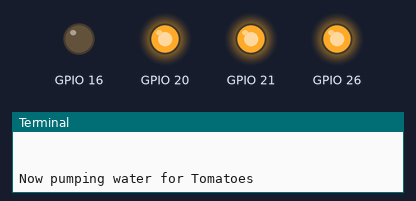
A program run on a simulated Raspberry Pi (BCM pin numbers). On the bench: output pins drawn as LEDs (lit = HIGH), the last lines printed to the terminal. At 28.0 s the program stops and its outputs stay as they are.

Above: at 0.1 s.
At 5.1 s:
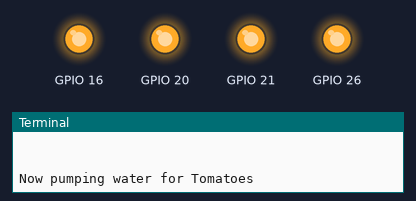
At 7.1 s:
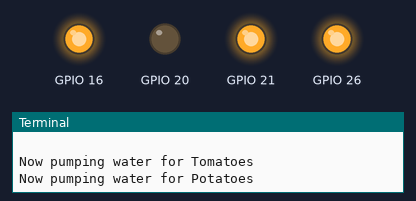
At 14.1 s:
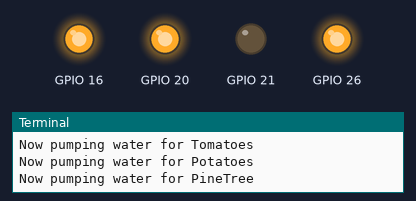
At 21.1 s:
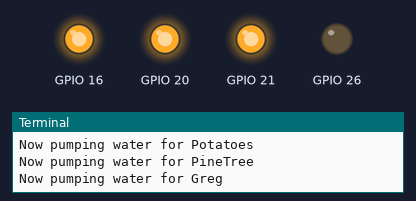
At 28.1 s:
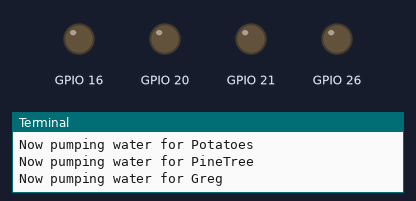
Timing chart, 0 to 29.5 s (numbered marks = the images above):
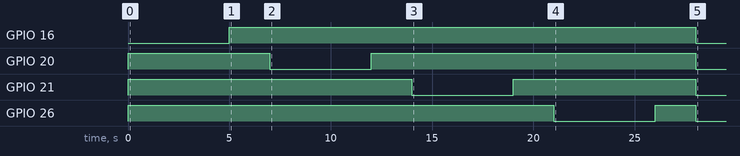

Measured:
- by itself, GPIO 16: LOW → HIGH at 5.0 s, → LOW 23.0 s later
- by itself, GPIO 20: LOW → HIGH at 0.00 s, → LOW 7.0 s later, → HIGH 5.0 s later, → LOW 16.0 s later
- by itself, GPIO 21: LOW → HIGH at 0.00 s, → LOW 14.0 s later, → HIGH 5.0 s later, → LOW 9.0 s later
- by itself, GPIO 26: LOW → HIGH at 0.00 s, → LOW 21.0 s later, → HIGH 5.0 s later, → LOW 2.0 s later

The program:

pumptest.py
```python
# Script to only test pumps, based on the main program configuration.
# Runs each pump for 5 seconds.

import RPi.GPIO as GPIO
import time


# Load configuration
sensor_power_gpio = 0

try:
    with open('config.txt', 'r') as f:
        config_data = f.readlines()
except:
    print('Error reading configuration file (config.txt)')
    sys.exit()

plants = []
for configline in config_data:
    config = configline.split(';')
    # create plants (dictionaries) based on the configuration file. A plant contains its name, its moisture sensor number, and its water pump number. The numbers are GPIO (BCM) pin numbers.
    if config[0] == 'Plant':
        plant_name = config[1]
        sensor_gpio = int(config[2])
        pump_gpio = int(config[3].rstrip())
        plant = {'name':plant_name, 'sensor_gpio':sensor_gpio, 'pump_gpio':pump_gpio}
        plants.append(plant)
    if config[0] == 'Sensor_power_gpio':
        sensor_power_gpio = int(config[1].rstrip())

print('Plants:')
for plant in plants:
    print(F"{plant['name']}: \tsensor {plant['sensor_gpio']}, \tpump {plant['pump_gpio']}")

# initialize and set each pump to off (GPIO.HIGH)
print("\n\n")

GPIO.setmode(GPIO.BCM)
for plant in plants:
    gpionumber = int(plant['pump_gpio'])
    GPIO.setup(gpionumber,GPIO.OUT)
    GPIO.output(gpionumber,GPIO.HIGH)

for plant in plants:
    gpionumber = int(plant['pump_gpio'])
    print(F"Now pumping water for {plant['name']}")
    GPIO.output(gpionumber,GPIO.LOW)
    time.sleep(5)
    GPIO.output(gpionumber,GPIO.HIGH)
    time.sleep(2)

GPIO.cleanup()
```
